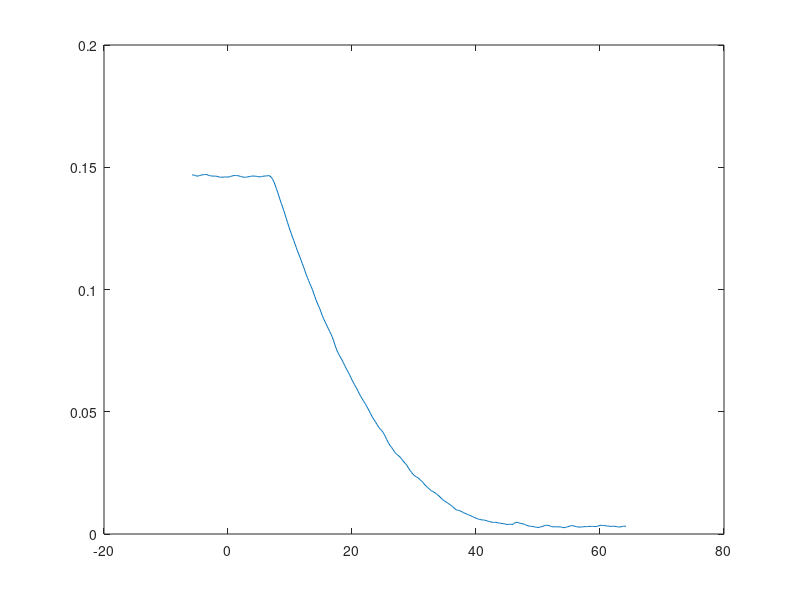

Write the MATLAB code that produced this figure. (Note: this script raises an error after producing the figure.)
close all;


%Fyzikalni konstanty
rho = 1000
g = 9.81

%Nelinearity, offsety
hoff= 0.045 %nebo 0.5 kdo vi
uN= 0.05


%Staticka charakteristika
u= [0.3 0.35 0.4 0.45 0.5 0.55 0.6]
h= [0.067 0.123 0.1914 0.275 0.376 0.489 0.573]
kc= rho*g*(h+hoff)./(u-uN).^2
kc=  18931 


%%%%%%%%%%%%%%%%%%%%%%Prepust leva%%%%%%%%%%%%%%%%%%%%%%
load ('./WERKSPEJS/mereni_16_04/Ciste_prubehy/h2_prepust')

dhdt = (diff(h2(:))./diff(time(:)))';
c= -dhdt./sqrt(h2(1:end-1))
c_mean= mean(c)
c_rms = rms(c)
C= -0.02

%GRAPH
plot(time, h2)
hold on
%plot(time(1:end-1),  c)
t= linspace(7,64, 467)
plot(t, h2_nolinear2(:,2))
title ("Identifikace parametru c");
xlabel('Time t[s]','FontSize',12);
ylabel('h2 [m]','FontSize',12);
legend({'h2\_orig(t)', 'h2\_sim(t)'},'Location','best');
return



%%%%%%%%%%%%%%%%%%%%%%Vypust leva%%%%%%%%%%%%%%%%%%%%%%
load('./WERKSPEJS/mereni_16_04/Ciste_prubehy/h1_vypustleva')

dhdt = (diff(h1(:))./diff(time(:)))';
a= -dhdt./sqrt(h1(1:end-1) +hoff)
a_mean= mean(a)
a_rms = rms(a)
A = -0.066

%GRAPH
plot(time, h1)
hold on
%plot(time(1:end-1),  a)
t= linspace(8.4,30.4, 1550)
plot(t, h1_sim(:,2))
title ("Identifikace parametru a");
xlabel('Time t[s]','FontSize',12);
ylabel('h1 [m]','FontSize',12);
legend({'h1\_orig(t)', 'h1\_sim(t)'},'Location','best');
return



%%%%%%%%%%%%%%%%%%%%%%Vypust prava%%%%%%%%%%%%%%%%%%%%%%
load('./WERKSPEJS/mereni_16_04/Ciste_prubehy/h2_vypustprava')

dhdt = (diff(h2(:))./diff(time(:)))';
b= -dhdt./sqrt(h2(1:end-1))
b_mean= mean(b)
b_rms = rms(b(60:200))
B= -0.0144

plot(time, h2)
hold on
%plot(time(1:end-1),  b)
t= linspace(12.4,72.4, 491)
plot(t, h2_nolinear(:,2))
title ("Identifikace parametru b");
xlabel('Time t[s]','FontSize',12);
ylabel('h2 [m]','FontSize',12);
legend({'h2\_orig(t)', 'h2\_sim(t)'},'Location','best');
return
